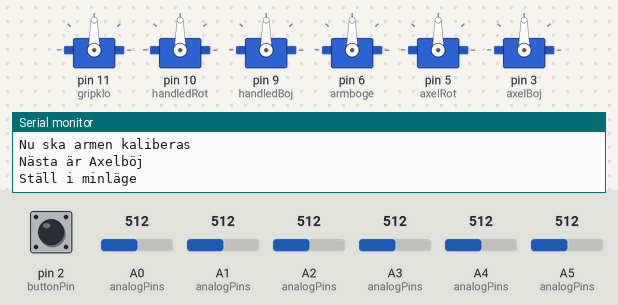
Recording of a sketch running on a simulated Arduino Uno, built with avr-gcc and run on an emulated ATmega328P. Shown: 6 × servo, the last lines printed to the serial monitor. Inputs (shaded band) come from the test bench; at power-on: pin 2 (buttonPin) LOW, A0 (analogPins) = 512, A1 (analogPins) = 512, A2 (analogPins) = 512, A3 (analogPins) = 512, A4 (analogPins) = 512, A5 (analogPins) = 512.

Above: at 2.0 s.
2.1 s: pin 2 (buttonPin) pulled HIGH for 0.15 s
4.6 s: pin 2 (buttonPin) pulled HIGH for 1 s
7.1 s: pin 2 (buttonPin) driven HIGH
At 17.7 s:
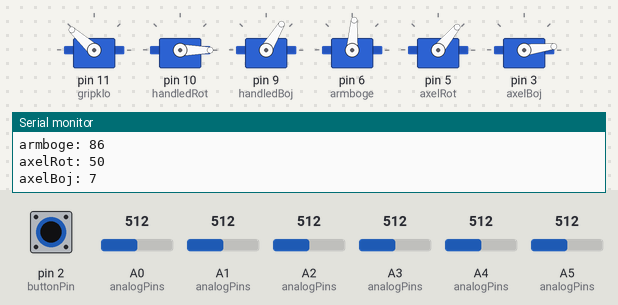
Timing chart, 0 to 18.6 s (numbered marks = the images above; inputs shaded):
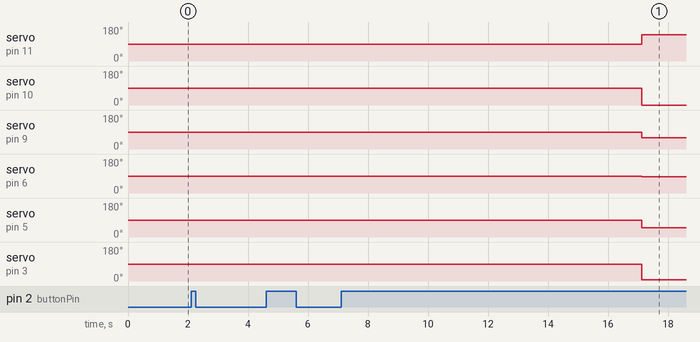

The sketch:

RobotarmV4.ino
```cpp
#include <Servo.h>
// Länk till bibliotektet
// https://www.arduino.cc/reference/en/libraries/servo/

/* Numering på tejpbitar
gripklo: 6
handledrot: 4
handledböj: 5
armbåge: 3
axelrot: 2
axelböj: 1
*/

// Servo motorer för varje led
Servo gripklo;
Servo handledRot;
Servo handledBoj;
Servo armboge;
Servo axelRot;
Servo axelBoj;

// Vinklar för leder (inklusive startvinkel)
float gripkloAngle;
float handledRotAngle;
float handledBojAngle;
float armbogeAngle;
float axelRotAngle;
float axelBojAngle;

// Variabler för potenimetre. min, max och viloläge för armen
//Axelböj
float axbMin;
float axbMax;

//Axelrotation
float axrMin;
float axrMax;

//Armbågerotation
float abMax;
float abMin;

//Handledböj
float hlbMax;
float hlbMin;

//Handledrot
float hlrMax;
float hlrMin;

//Gripklo
float gpMax;
float gpMin;

// Om den har blivit kaliberad
int calibrateCheck = 0;

// Knapp
int buttonState = 0; //Läser av knapp
int const buttonPin = 2;

// Analogportar i en lista
int analogPins[] = {A5, A4, A3, A1, A2, A0};

// Olika states
int state;
const int sleeve = 1;
const int arm = 2;
const int startUp = 3;
const int calibrate = 4;
  //Felsökning
const int analogReading = 8;

void setup() {

  pinMode(buttonPin, INPUT);
  gripklo.attach(11);
  handledRot.attach(10);
  handledBoj.attach(9);
  armboge.attach(6);
  axelRot.attach(5);
  axelBoj.attach(3);
  Serial.begin(9600);

  state = calibrate;


}

void loop() {
  switch(state){

    // Ändra position på armen från data som tas i sleeve
    case arm:
      Serial.println("CASE ARM");
      while(true) {
        gripklo.write(map(analogRead(A0), gpMin, gpMax, 139, 50));
        handledRot.write(map(analogRead(A1), hlrMin, hlrMax, 0, 179));
        handledBoj.write(map(analogRead(A2), hlbMin, hlbMax, 60, 130));
        armboge.write(map(analogRead(A3), abMin, abMax, 87, 12));
        axelRot.write(map(analogRead(A4), axrMin, axrMax, 51, 151));
        axelBoj.write(map(analogRead(A5), axbMin, axbMax, 8, 99));
        Serial.print("Ny Position");
        if (digitalRead(buttonPin) == HIGH) {
            printAngle();
            delay(1000);
          }
      }
      state = calibrate;

    break;

    // kalibera armen min och max läge för varje led
    case calibrate:
      Serial.println("CASE CALIBRATE");

      Serial.println("Nu ska armen kaliberas");
      delay(1000);

      Serial.println("Nästa är Axelböj");
      calibrateServo(axbMin, axbMax, 1);
      Serial.println("Axelböj tagen");

      Serial.println("Nästa Axelrot");
      calibrateServo(axrMin, axrMax, 2);
      Serial.println("Axelrot tagen");

      Serial.println("Nästa armbåge");
      calibrateServo(abMin, abMax, 3);
      Serial.println("Armbåge tagen");

      Serial.println("Nästa handledRot");
      calibrateServo(hlrMin, hlrMax, 4);
      Serial.println("Handledrot tagen");

      Serial.println("Nästa handledböj");
      calibrateServo(hlbMin, hlbMax, 5);
      Serial.println("Handledböj tagen");

      Serial.println("Nästa gripklo");
      calibrateServo(gpMin, gpMax, 6);
      Serial.println("Gripklo tagen");

      Serial.println("Kalibrering klar");

      state = arm;

      break;

    case analogReading:
      // Använder för att bestäma värden som används för att mapa vinklarna
      Serial.println("CASE ANALOGREADING");
      while(true){
        Serial.println("************************");
        Serial.println("UPPDATERAD INFO");
        Serial.print("Gripklo: ");
        Serial.println(analogRead(A0));

        Serial.print("Handled rot: ");
        Serial.println(analogRead(A1));

        Serial.print("Handled böj: ");
        Serial.println(analogRead(A2));

        Serial.print("Armbåge: ");
        Serial.println(analogRead(A3));

        Serial.print("Axelrot: ");
        Serial.println(analogRead(A4));

        Serial.print("Axelböj: ");
        Serial.println(analogRead(A5));
        Serial.println("SLUT MED INFO");
        delay(2000);
      }
      break;
  }
}

// Tar min och max värde från en potentiometer och lägger det i annan variabel.
void calibrateServo(float & min, float & max, int nbrPot){
  int analogPin = analogPins[nbrPot-1];
  int check = 0;
  int mode = 0;

  Serial.println("Ställ i minläge");
  waitForButton(buttonPin);
  min = analogRead(analogPin);
  Serial.println("Minläge taget");
  delay(1000);

  Serial.println("Ställ i maxläge");
  waitForButton(buttonPin);
  max = analogRead(analogPin);
  Serial.println("Maxläge taget");
  delay(1000);
}

// Väntar knapp intryck
void waitForButton(int pin) {
  while(digitalRead(pin) == LOW) {
        delay(100);
      }
}

// Skriver ut vinklar för alla servon
void printAngle() {
  Serial.print("gripklo: ");
  Serial.print(gripklo.read());

  Serial.println("");

  Serial.print("handledRot: ");
  Serial.print(handledRot.read());

  Serial.println("");

  Serial.print("handledBoj: ");
  Serial.print(handledBoj.read());

  Serial.println("");

  Serial.print("armboge: ");
  Serial.print(armboge.read());

  Serial.println("");

  Serial.print("axelRot: ");
  Serial.print(axelRot.read());

  Serial.println("");

  Serial.print("axelBoj: ");
  Serial.print(axelBoj.read());

  Serial.println("");
  Serial.println("");
}
```

Measured:
- after the input at 7.1 s, servo on pin 11 (gripklo): 90° → 138° after 10.0 s; servo on pin 10 (handledRot): 90° → 0° after 10.0 s; servo on pin 9 (handledBoj): 90° → 59° after 10.0 s; servo on pin 6 (armboge): 90° → 86° after 10.0 s; servo on pin 5 (axelRot): 90° → 50° after 10.0 s
